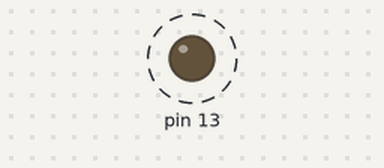
A sketch run on a simulated Arduino Uno, built with avr-gcc and run on an emulated ATmega328P. Parts: output pins drawn as LEDs (lit = HIGH). Dashed ring = blinking. No radio packets arrive unless stated.

Above: at 0.5 s.
Timing chart, 0 to 3.0 s (numbered marks = the images above):
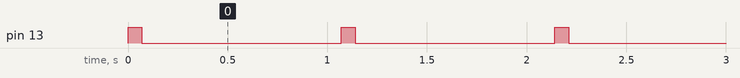

The sketch:

radioTX.ino
```cpp
/* -*- c -*- */

// Adapted from
// http://dlnmh9ip6v2uc.cloudfront.net/datasheets/Wireless/General/RFASK_Example_Code.pde

#include "VirtualWire.h"

void setup()
{
    pinMode(13, OUTPUT);

    // Initialise the IO and ISR
    //vw_set_ptt_inverted(true); // Required for DR3100
    vw_setup(68);	 // Bits per sec
    //vw_set_tx_pin(3);
}

void loop()
{
    const char* msg = "Hello, world!";
    digitalWrite(13, true); // light the LED to show we're sending
    vw_send((uint8_t *)msg, strlen(msg));
    vw_wait_tx();           // Wait until the whole message is gone
    // killer11 on #arduino said to wait 10ms after every transmission
    delay(10);
    digitalWrite(13, false);

    // but actually, let's delay longer:
    delay(1000);
}
```

Measured:
- by itself, pin 13: alternates HIGH for 0.07 s and LOW for 1.0 s
